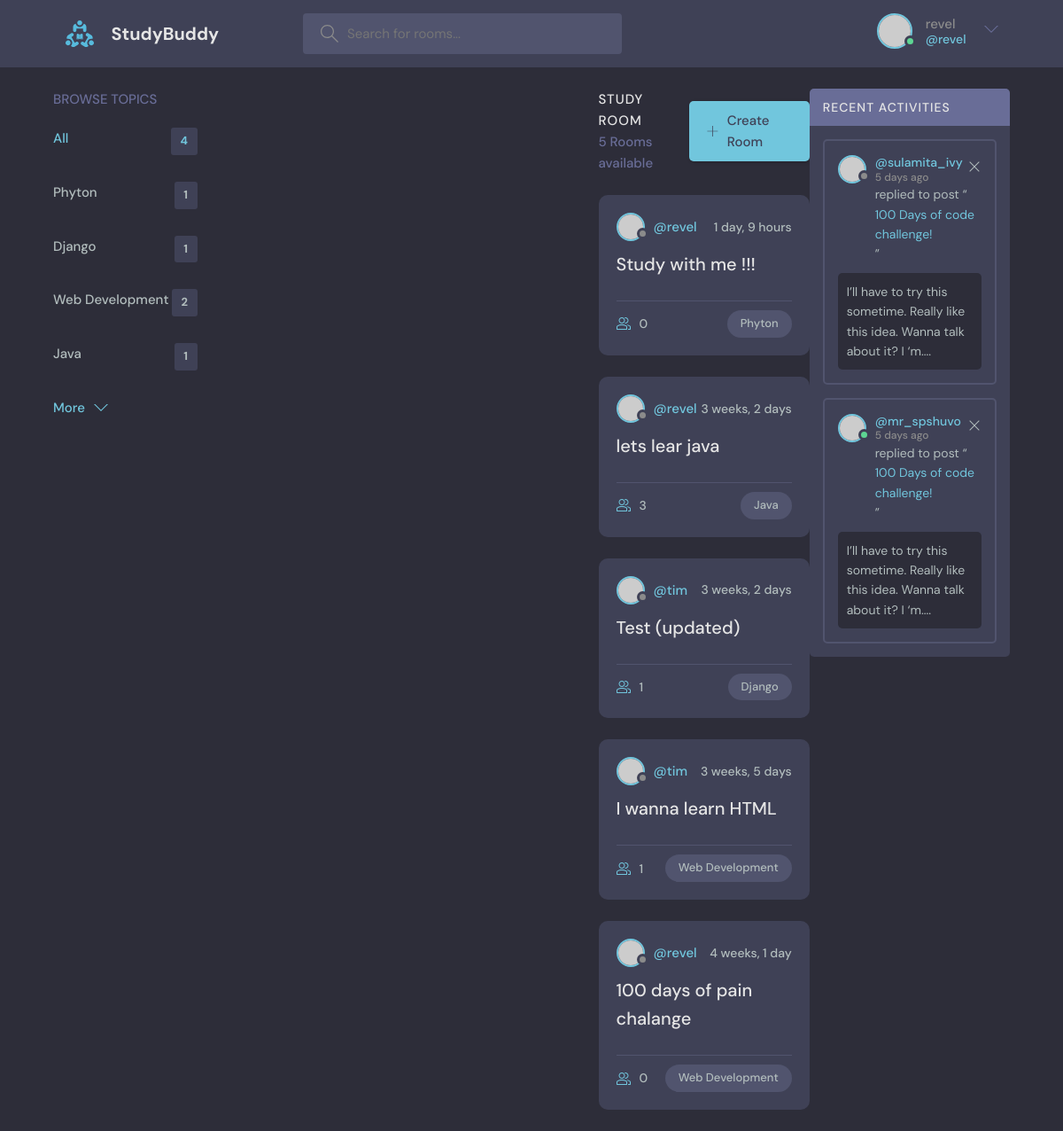
The app's page / (signed in) with its own data.
### base/models.py (models this page shows, shortened)
class Topic(models.Model):
    name = models.CharField(max_length=200)

class Room(models.Model):
    host = models.ForeignKey(User, on_delete=models.SET_NULL, null = True) #user hostnya
    topic = models.ForeignKey(Topic, on_delete=models.SET_NULL, null = True)# 1 topik, tapi bisa have multiple room
    name = models.CharField(max_length=200) # charfield required untuk masukin maxlength
    description = models.TextField(null=True, blank= True) #textfield adalah charfield yang lebih gede
    participants = models.ManyToManyField(User, related_name= 'participants') #store siapa yang aktif di room
    updated = models.DateTimeField(auto_now=True)
    created = models.DateTimeField(auto_now_add= True)
    class Meta:
        ordering = [
            "-updated","-created",
                    ]

### base/views.py (the view)
# urls.py: path('', views.home, name="home"),
def home(request):
    if request.GET.get('q') == None:
        q = ''
    else:
        q = request.GET.get('q')
    rooms = Room.objects.filter(
        Q(topic__name__icontains = q) |
        Q(name__icontains = q)|
        Q(description__icontains=q)
                                ) #search by 3 define value
    room_count = rooms.count() #jadi count room yang udh difilter, count lbh cepet drpada len
    topics = Topic.objects.all()
    room_messages = Message.objects.filter(Q(room__topic__name__icontains=q))
    context = {'rooms':rooms, 'topics':topics, 'room_count': room_count, 'room_messages': room_messages}
    return render(request,"base/home.html",context) #liat passing rooms ini

### base/templates/base/home.html (shortened to what this page needs)
{%extends 'main.html'%}
{% block content %}
    <main class="layout layout--3">
      <div class="container">
        {% include 'base/topic_component.html'%}
        <div class="roomList">
          <div class="roomList__header">
            <div>
              <h2>Study Room</h2>
              <p>{{room_count}} Rooms available</p>
            </div>
            <a class="btn btn--main" href="create-room.html">
              <svg version="1.1" xmlns="http://www.w3.org/2000/svg" width="32" height="32" viewBox="0 0 32 32">
                <title>add</title>
                <path
                  d="M16.943 0.943h-1.885v14.115h-14.115v1.885h14.115v14.115h1.885v-14.115h14.115v-1.885h-14.115v-14.115z"
                ></path>
              </svg>
              Create Room
            </a>
          </div>
        {% include 'base/feed_component.html' %}
        </div>
        <div class="activities">
          <div class="activities__header">
            <h2>Recent Activities</h2>
          </div>
          <div class="activities__box">
            <div class="activities__boxHeader roomListRoom__header">
              <a href="profile.html" class="roomListRoom__author">
                <div class="avatar avatar--small">
                  <img src="https://randomuser.me/api/portraits/women/11.jpg" />
                </div>
                <p>
                  @sulamita_ivy
                  <span>5 days ago</span>
                </p>
              </a>
              <div class="roomListRoom__actions">
                <a href="#">
                  <svg version="1.1" xmlns="http://www.w3.org/2000/svg" width="32" height="32" viewBox="0 0 32 32">
                    <title>remove</title>
                    <path
                      d="M27.314 6.019l-1.333-1.333-9.98 9.981-9.981-9.981-1.333 1.333 9.981 9.981-9.981 9.98 1.333 1.333 9.981-9.98 9.98 9.98 1.333-1.333-9.98-9.98 9.98-9.981z"
                    ></path>
                  </svg>
                </a>
              </div>
            </div>
            <div class="activities__boxContent">
              <p>replied to post “<a href="room.html">100 Days of code challenge!</a>”</p>
              <div class="activities__boxRoomContent">
                I’ll have to try this sometime. Really like this idea. Wanna talk about it? I ‘m....
              </div>
            </div>
          </div>
          <div class="activities__box">
            <div class="activities__boxHeader roomListRoom__header">
              <a href="profile.html" class="roomListRoom__author">
                <div class="avatar avatar--small active">
                  <img src="https://randomuser.me/api/portraits/men/13.jpg" />
                </div>
                <p>
                  @mr_spshuvo
                  <span>5 days ago</span>
                </p>
              </a>
              <div class="roomListRoom__actions">
                <a href="#">
                  <svg version="1.1" xmlns="http://www.w3.org/2000/svg" width="32" height="32" viewBox="0 0 32 32">
                    <title>remove</title>
                    <path
                      d="M27.314 6.019l-1.333-1.333-9.98 9.981-9.981-9.981-1.333 1.333 9.981 9.981-9.981 9.98 1.333 1.333 9.981-9.98 9.98 9.98 1.333-1.333-9.98-9.98 9.98-9.981z"
                    ></path>
                  </svg>
                </a>
              </div>
            </div>
            <div class="activities__boxContent">
              <p>replied to post “<a href="room.html">100 Days of code challenge!</a>”</p>
              <div class="activities__boxRoomContent">
                I’ll have to try this sometime. Really like this idea. Wanna talk about it? I ‘m....
              </div>
            </div>
          </div>
        </div>
      </div>
    </main>
{% endblock content %}

### templates/navbar.html (shortened to what this page needs)
{% load static %}
 <header class="header header--loggedIn">
      <div class="container">
        <a href="{%url 'home' %}" class="header__logo">
          <img src="{% static 'images/logo.svg' %}" />
          <h1>StudyBuddy</h1>
        </a>
        <form class="header__search" method ="GET" action =" {% url 'home'%}">
          <label>
            <input name ="q" placeholder="Search for rooms..." />
          </label>
        </form>
        <nav class="header__menu">
          {% if request.user.is_authenticated %}
          <div class="header__user">
            <a href="profile.html">
              <div class="avatar avatar--medium active">
                <img src="https://randomuser.me/api/portraits/men/37.jpg" />
              </div>
              <p>{{request.user.username}} <span>@{{request.user.username}}</span></p>
            </a>
            <button class="dropdown-button">
              <svg version="1.1" xmlns="http://www.w3.org/2000/svg" width="32" height="32" viewBox="0 0 32 32">
                <title>chevron-down</title>
                <path d="M16 21l-13-13h-3l16 16 16-16h-3l-13 13z"></path>
              </svg>
            </button>
          </div>
          {% else %}
          <a href="{% url 'login' %}">
            <img src="{% static 'images/avatar.svg' %}" />
            <p>Login</p>
          </a>
          {% endif %}
        </nav>
      </div>
    </header>

### base/templates/base/topic_component.html (shortened to what this page needs)
<div class="topics">
          <div class="topics__header">
            <h2>Browse Topics</h2>
          </div>
          <ul class="topics__list">
            <li>
              <a href="{%url 'home'%}" class="active">All <span>{{topics.count}}</span></a>
            </li>
              {% for topic in topics %}
            <li>
              <a href="{% url 'home'%}?q={{topic.name}}">{{topic.name}} <span>{{topic.room_set.all.count}}</span></a>
            </li>
              {% endfor%}
          </ul>
          <a class="btn btn--link" href="topics.html">
            More
            <svg version="1.1" xmlns="http://www.w3.org/2000/svg" width="32" height="32" viewBox="0 0 32 32">
              <title>chevron-down</title>
              <path d="M16 21l-13-13h-3l16 16 16-16h-3l-13 13z"></path>
            </svg>
          </a>
        </div>
            <div>
            </div>

### base/templates/base/feed_component.html (shortened to what this page needs)
{% for room in rooms %}
<div class="roomListRoom">
            <div class="roomListRoom__header">
              <a href="{%url 'user-profile' room.host.id %}" class="roomListRoom__author">
                <div class="avatar avatar--small">
                  <img src="https://randomuser.me/api/portraits/women/11.jpg" />
                </div>
                <span>@{{room.host.username}}</span>
              </a>
              <div class="roomListRoom__actions">
                <span>{{room.created|timesince}}</span>
              </div>
            </div>
            <div class="roomListRoom__content">
              <a href="{%url 'room' room.id %}">{{room.name}}</a>
            </div>
            <div class="roomListRoom__meta">
              <a href="{%url 'room' room.id %}" class="roomListRoom__joined">
                  {{room.participants.all.count}}
              </a>
              <p class="roomListRoom__topic">{{room.topic.name}}</p>
            </div>
          </div>
{% endfor %}

### records on screen
Topic: name "Phyton", room_set.all.count "1"
Topic: name "Django", room_set.all.count "1"
Topic: name "Web Development", room_set.all.count "2"
Topic: name "Java", room_set.all.count "1"
Room: host.username "revel", created "1 day, 9 hours", name "Study with me !!!", participants.all.count "0", topic.name "Phyton"
Room: host.username "revel", created "3 weeks, 2 days", name "lets lear java", participants.all.count "3", topic.name "Java"
Room: host.username "tim", created "3 weeks, 2 days", name "Test (updated)", participants.all.count "1", topic.name "Django"
Room: host.username "tim", created "3 weeks, 5 days", name "I wanna learn HTML", participants.all.count "1", topic.name "Web Development"
Room: host.username "revel", created "4 weeks, 1 day", name "100 days of pain chalange", participants.all.count "0", topic.name "Web Development"

### other values on screen
{{ request.user.username }} "revel"
{{ topics.count }} "4"
{{ room_count }} "5"
